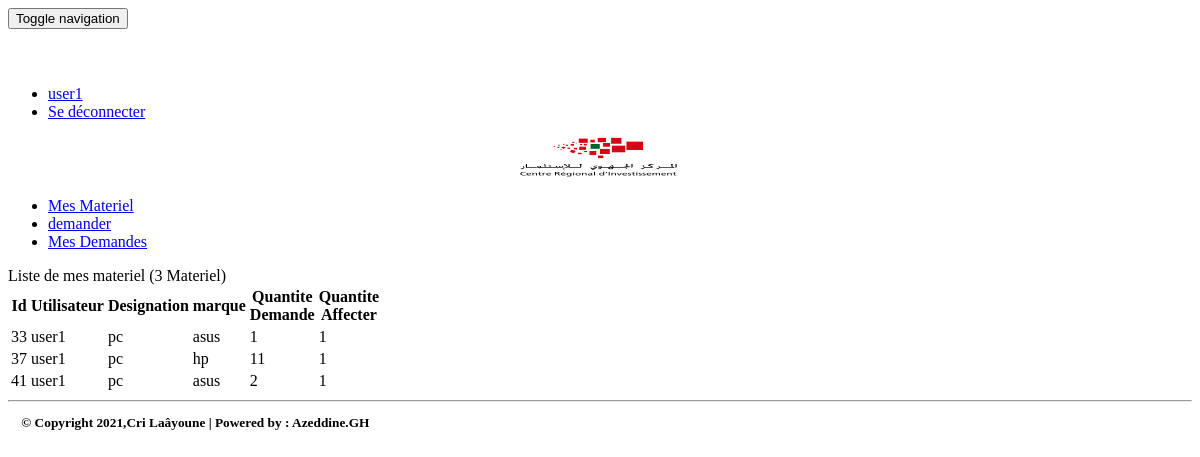
Page /pages/MesMateriel.php (signed in) on the committed database.
### tables this page shows
CREATE TABLE IF NOT EXISTS `affecter` (
`Id` int(11) NOT NULL,
  `Quantite` int(11) DEFAULT NULL,
  `Utilisateur` varchar(255) DEFAULT NULL,
  `NumEtage` varchar(255) DEFAULT NULL,
  `nomType` varchar(255) DEFAULT NULL,
  `Designation` varchar(255) DEFAULT NULL,
  `marque` varchar(255) DEFAULT NULL,
  `DateDemande` date DEFAULT NULL,
  `QuantiteEnv` int(255) DEFAULT NULL
);

### pages/MesMateriel.php (the view, shortened to what this page needs)
<?php
  require_once("connexiondb.php");
$Utilisateur=isset($_SESSION['user']['login'])?$_SESSION['user']['login']:"";
     $requete="select * from affecter where Utilisateur  like '%$Utilisateur%'";
      $requeteCount="select count(*) countM from affecter where Utilisateur  like '%$Utilisateur%'";
   $resultatM=$pdo->query($requete);
  $resultatCount=$pdo->query($requeteCount);
  $tabCount=$resultatCount->fetch();
  $nbrMateriel=$tabCount['countM'];
?>
<!DOCTYPE html>
<html>
<head>
  <link rel='stylesheet' href='../css/bootstrap.min.css'>
<link rel='stylesheet' href='../css/font-awesome.min.css'>
<link rel="stylesheet" href="../css/style.css">
<link rel="stylesheet" href="../css/monstyle.css">
</head>
<body>
  <?php include("menu.php"); ?>
<div class="mcw">
  <div class="cv">
    <div>
     <div class="inbox">
       <div class="inbox-bx container-fluid">
         <div class="row">
           <div class="col-md-20">
           <div class="container">
        <div class="panel panel-info margetop50">
          <div class="panel-heading">
            Liste de mes materiel (<?php echo $nbrMateriel ?> Materiel)
          </div>
          <div class="panel-body">
        <table class="table table-striped table-bordered" width="100px">
                        <thead>
                            <tr>
                                 <th>Id</th>  <th>Utilisateur</th><th>Designation</th><th>marque</th>
                                <th>Quantite Demande</th> <th>Quantite Affecter</th>
                            </tr>
                        </thead>
                        <tbody>
                            <?php while($demande=$resultatM->fetch()){ ?>
                                <tr>
                                    <td><?php echo $demande['Id'] ?> </td>
                                    <td><?php echo $demande['Utilisateur'] ?> </td>
                                    <td><?php echo $demande['Designation'] ?> </td>
                                    <centre><td><?php echo $demande['marque'] ?> </td></centre>
                                     <td><?php echo $demande['Quantite'] ?> </td>
                                    <centre><td><?php echo $demande['QuantiteEnv'] ?> </td></centre>
                                  </tr>
                                <?php } ?>
                                </tbody>
                              </table>
        </div>
        </div>
        </div>
           </div>
         </div>
       </div>
     </div>
    </div>
  </div><footer> <sub><STRONG>      <hr> &nbsp;&nbsp;&nbsp; &copy; Copyright 2021,Cri Laâyoune | Powered by : Azeddine.GH </STRONG></sub>  </footer>   &nbsp;&nbsp;
</div>
</body>
</html>

### pages/MesMateriel.php (style rules this page uses)
.panel.panel-info { width: 1100px; }

### rows in the picture
affecter: Id "33", Utilisateur "user1", Designation "pc", marque "asus", Quantite "1", QuantiteEnv "1"
affecter: Id "37", Utilisateur "user1", Designation "pc", marque "hp", Quantite "11", QuantiteEnv "1"
affecter: Id "41", Utilisateur "user1", Designation "pc", marque "asus", Quantite "2", QuantiteEnv "1"

### other values in the picture
$_SESSION['user']['login'] "user1"
$nbrMateriel "3"
